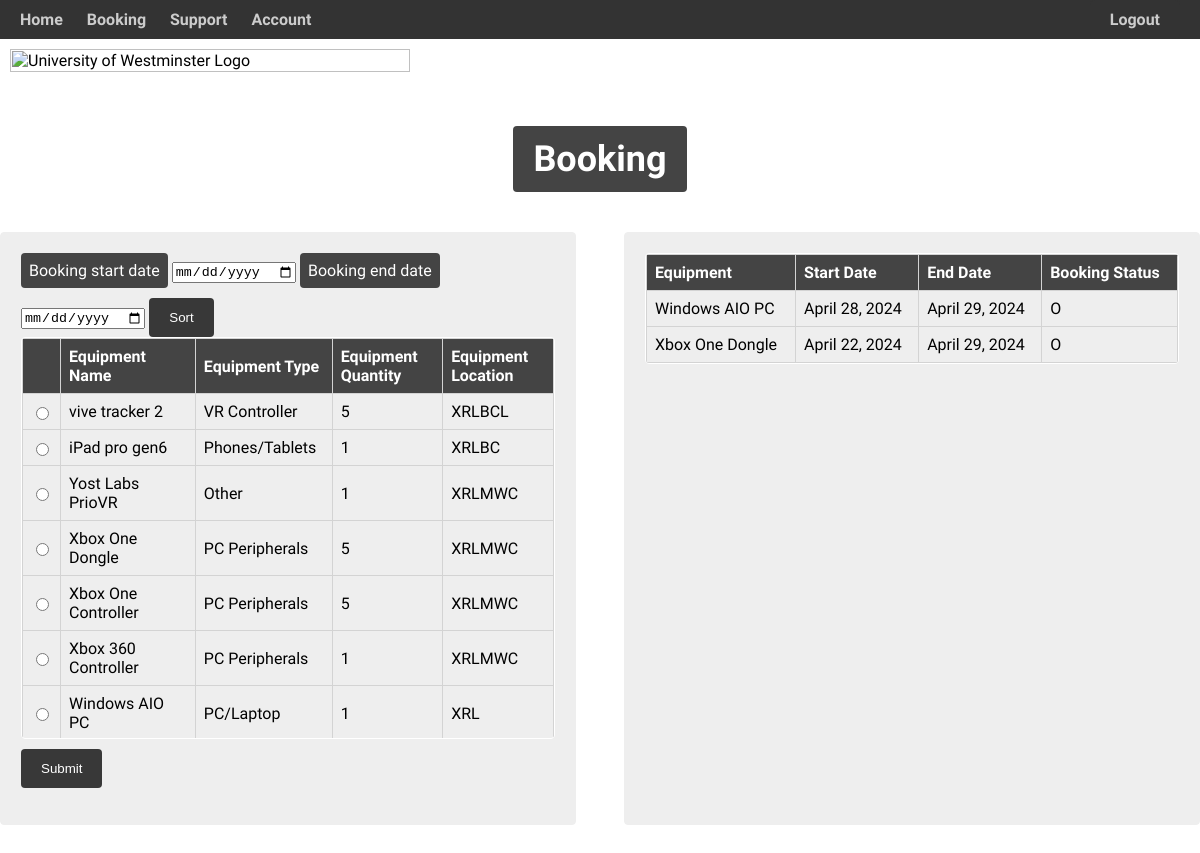
Before: /booking/ (signed in) with the older database file.
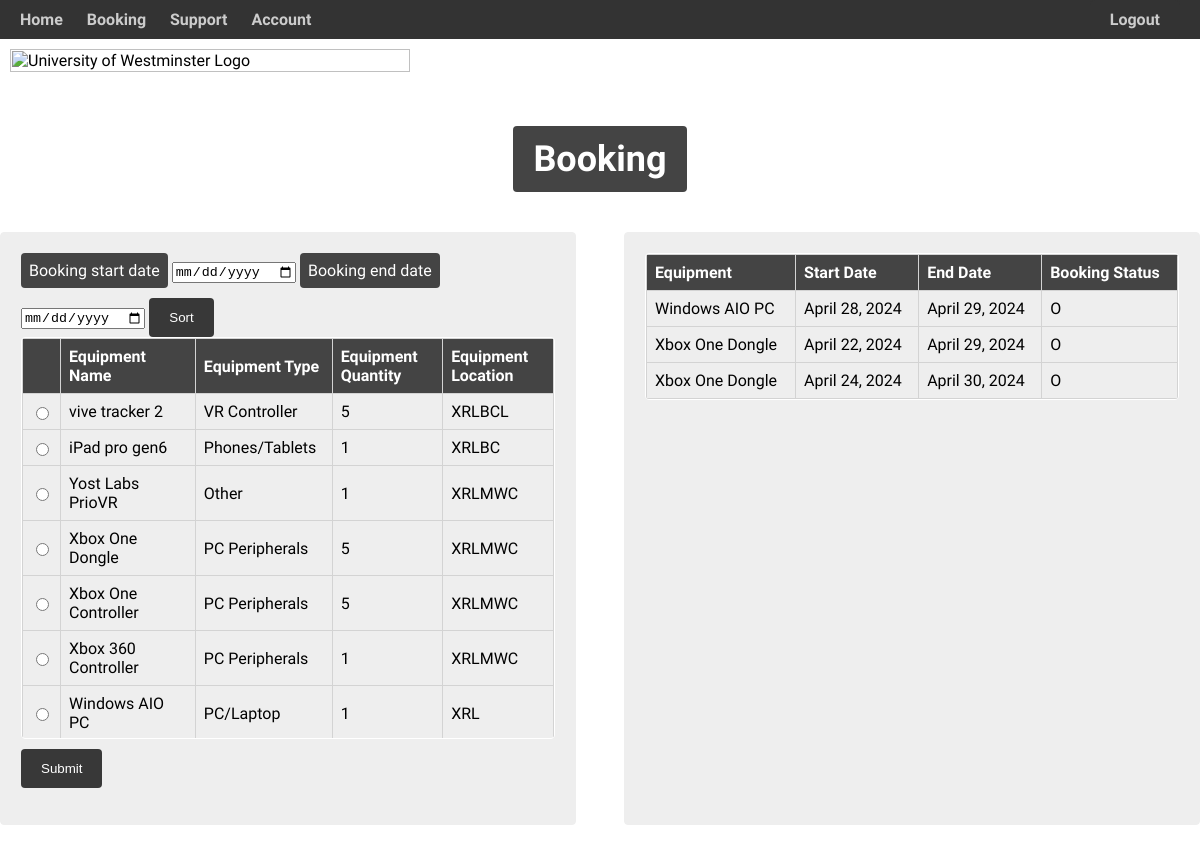
After: the same page with the newer database file.
### helloworld/models.py (models this page shows, shortened)
class Equipment(models.Model):
    LOCATIONS = [
        ("XRLBC", "XRL Lab Blue Cabinet"),
        ("XRLBCL", "XRL Lab Blue Cabinet Large"),
        ("XRL", "XRL Lab"),
        ("OTHER", "Other"),
        ('XRLMWC', "XRLab Medium Wooden Cabinet")
    ]
    STATUS = [
        ("A", "Available"),
        ("ON", "On Loan"),
        ("D", "Decommissioned"),
        ("R", "Repairing"),
    ]
    equipmentName = models.CharField(max_length = 30,verbose_name = 'Name')
    equipmentType = models.CharField(max_length = 30,verbose_name = 'Type')
    equipmentQuantity = models.IntegerField( default= 1,verbose_name = 'Quantity')
    equipmentLocation = models.CharField(max_length = 30, choices = LOCATIONS , default = "OTHER",verbose_name = 'Location')
    equipmentAudit =  models.DateField()
    equipmentStatus = models.CharField(max_length = 20, choices = STATUS, default = "A",verbose_name = 'Status')
    equipmentComment = models.CharField(max_length = 200, default = "")
    equipmentID = models.CharField(max_length = 30, primary_key = True,verbose_name = 'Equip_ID')

class Booking(models.Model):
    STATUS = [
        ("O", "Open"),
        ("C", "Closed"),
        ("L", "Late"),
    ]
    startDate = models.DateField()
    endDate = models.DateField()
    bookingStatus = models.CharField(max_length = 10, choices = STATUS)
    bookingID = models.AutoField(primary_key = True, null = False)
    account = models.ForeignKey(User, on_delete = models.SET_NULL, null = True)
    equipment = models.ForeignKey(Equipment, on_delete = models.SET_NULL, null = True)

### helloworld/views.py (the view, shortened to what this page needs)
# urls.py: path('booking/',views.bookingPage , name='booking'),
def bookingPage(request):
    equipment = Equipment.objects.all()
    if not UserLoggedIn(request):
        return loginPage(request)
    usersBookings = getUserBookings(request)
    form = bookingForm()
    context = {
        'bookings':usersBookings,
        'equipment':equipment,
        'accountID':1,
        'itemID':1,
        'startDate':1,
        'endDate':1,
        'bookingStatus':False
    }
    return render(request,"booking.html", context)

### helloworld/views.py (called while the page is built)
def UserLoggedIn(request): #uop
    if request.user.is_authenticated:
        return True
    else:
        return False

def getUserBookings(request):
    return Booking.objects.filter(account = request.user)

### templates/booking.html (shortened to what this page needs)
{% load static %}
<html>
<head>
    <link rel="stylesheet" href="{% static 'css/booking.css' %}">
</head>
<body>
    {% include 'navbar.html' %}
    <div class="header">
        <h1>Booking</h1>
    </div>
    <div class="container">
        <div class="left-section">
            <div class="booking-form">
                <form method="post" action="{% url 'booking' %}">
                    <label for="bookingStartDate" class="custom-label">Booking start date</label>
                    <input id="bookingStartDate" name="startDate" type="date" value="{{ startDate }}">
                    <label for="bookingEndDate" class="custom-label">Booking end date</label>
                    <input id="bookingEndDate" name="endDate" type="date" value="{{ endDate }}">
                    <input class="submit" type="submit" name="Sort" value="Sort">
                    <div class="form-group">
                        <div class="scrollable-table-container">
                            {% include 'bookingtable.html' %}
                        </div>
                    </div>
                    <input class="submit" type="submit" name="Sort" value="Submit">
                </form>
            </div>
        </div>
        <div class="right-section">
            <div class="booking-history">
                <div class="scrollable-table-container">
                    {% include 'userbookingtable.html' %}
                </div>
            </div>
        </div>
    </div>
</body>
</html>

### templates/bookingtable.html
<table>
    <tr>
        <th></th>
        <th>Equipment Name</th>
        <th>Equipment Type</th>
        <th>Equipment Quantity</th>
        <th>Equipment Location</th>
    </tr>
    {% for item in equipment %}
    <tr>
        <td><input type="radio" name="itemID" id="item{{ item.equipmentID }}" value="{{ item.equipmentID }}"></td>
        <td>{{ item.equipmentName }}</td>
        <td>{{ item.equipmentType }}</td>
        <td>{{ item.equipmentQuantity }}</td>
        <td>{{ item.equipmentLocation }}</td>
    </tr>
    {% endfor %}
</table>

### templates/userbookingtable.html
<table>
    <tr>
        <th>Equipment</th>
        <th>Start Date</th>
        <th>End Date</th>
        <th>Booking Status</th>
    </tr>
    {% for booking in bookings %}
    <tr>
        <td>{{ booking.equipment.equipmentName }}</td>
        <td>{{ booking.startDate }}</td>
        <td>{{ booking.endDate }}</td>
        <td>{{ booking.bookingStatus }}</td>
    </tr>
    {% endfor %}
</table>

Changed rows visible on the page:
added Booking: equipment.equipmentName "Xbox One Dongle", startDate "April 24, 2024", endDate "April 30, 2024", bookingStatus "O"
